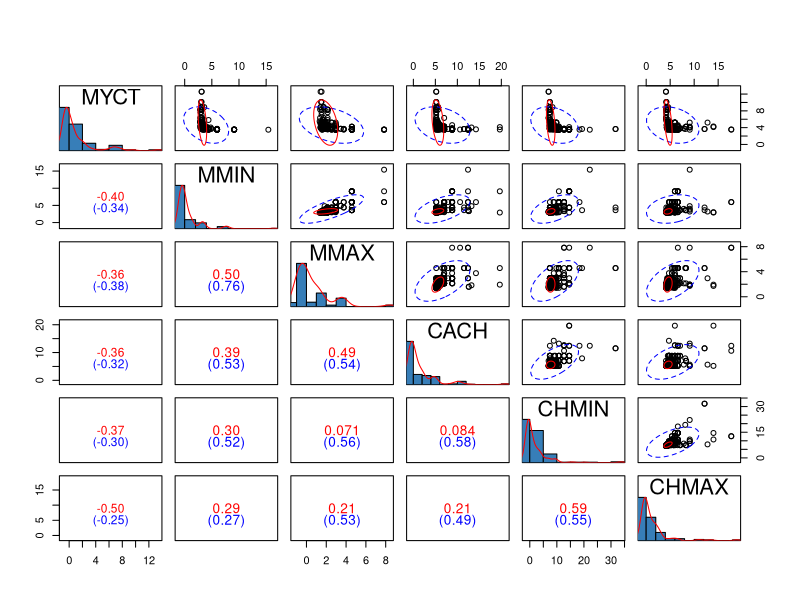
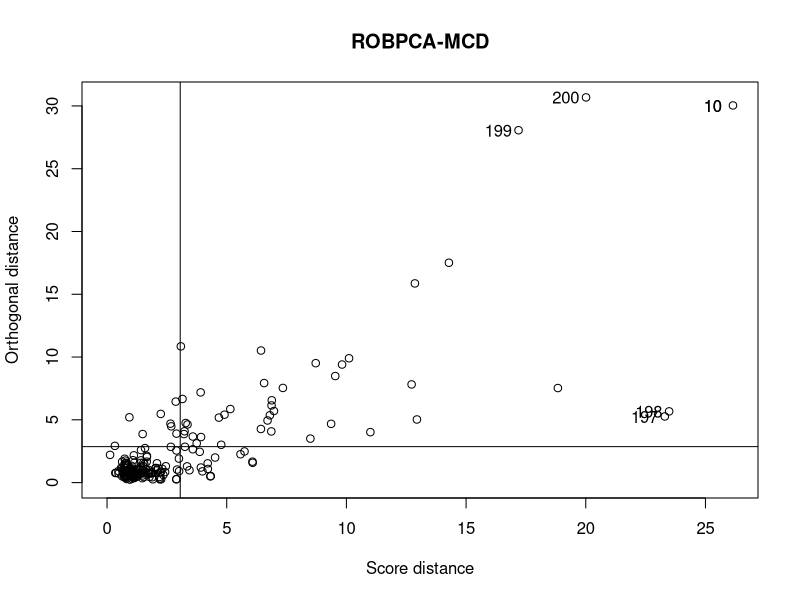
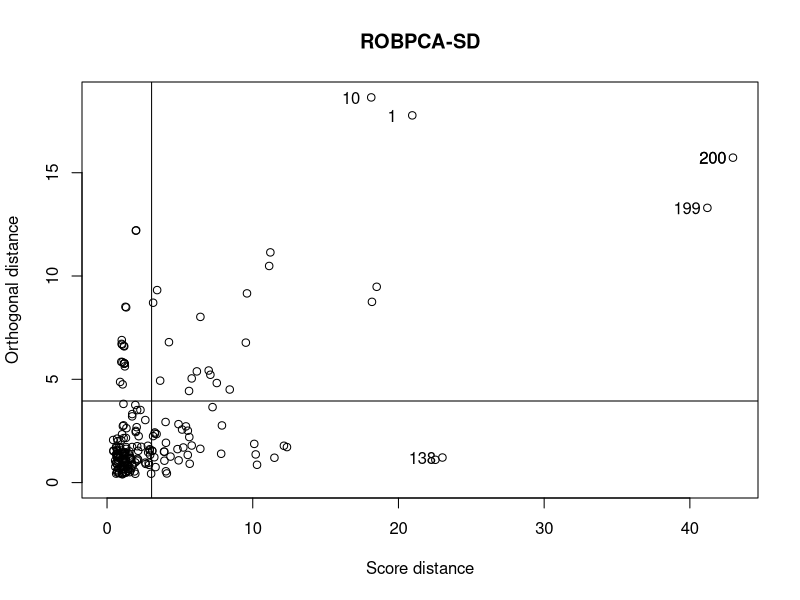
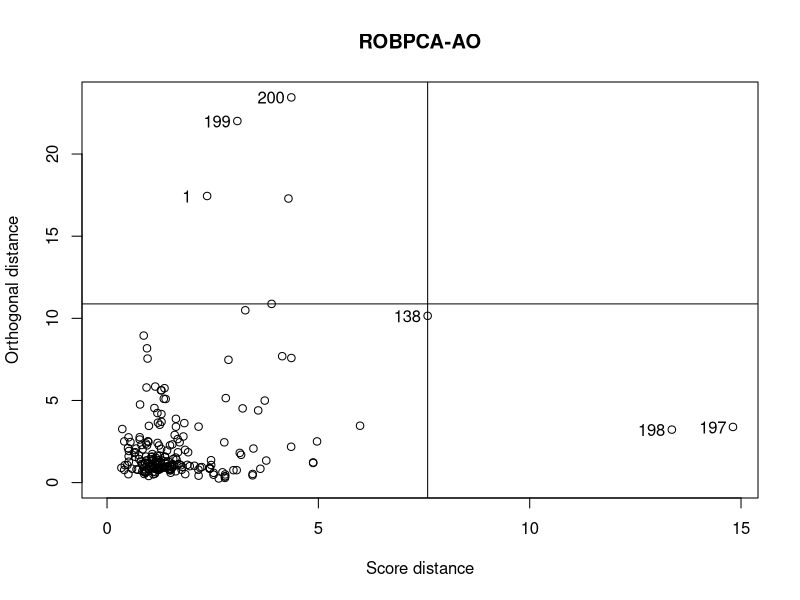

Source code (R) for these figures, in order:
##  PCA for skewed data
##
##  The present robust PCA methods like ROBPCA work best if the
##  non-outlying data have an approximately symmetric distribution.
##  When the original variables are skewed, too many points tend
##  to be flagged as outlying. Hubert et al. (2009) developed a
##  robust method which is also suitable for skewed data. Also, the
##  outlier map is modified to present adequately the PCA outliers.
##
##  In PcaHubert() the version for skewed data is invoked using the
##  argument skew=TRUE. Example with the computer hardware data
##  follows

library(rrcov)

data(machines)
##  The data set contains 209 observations, and 8 variables.

##  First we robustly center and scale the variables by subtracting
##  the median and dividing by the median absolute deviation (MAD).
##  Of course, this could be done also later, when calling the PCA
##  function, by setting the arguments 'center' and 'sacle' to TRUE.
data <- robustbase::doScale(machines, center=median, scale=mad)
X <- data$x

##  Each of the variables is significantly skewed as measured by
##  its medcouple. The corresponding p-values can be computed using
##  the formulas in using the formulas in Brys et al. (2004). These
##  show the variables are all significantly asymmetric.
data.frame(MC=round(apply(X, 2, mc),2))

## Plot a pairwise scaterplot matrix
mcd <- CovMcd(X[,1:6])
plot(mcd, which="pairs")

##  Remove the rownames (too long)
rownames(X) <- NULL

## Start with robust PCA based on MCD (P << n)
(pca1 <- PcaHubert(X, k=3))
plot(pca1, main="ROBPCA-MCD", off=0.03)

## PCA with the projection algoritm of Hubert
(pca2 <- PcaHubert(X, k=3, mcd=FALSE))
plot(pca2, main="ROBPCA-SD", off=0.03)

## PCA with the adjusted for skewness algorithm of Hubert et al (2009)
(pca3 <- PcaHubert(X, k=3, mcd=FALSE, skew=TRUE))
plot(pca3, main="ROBPCA-AO", off=0.03)
